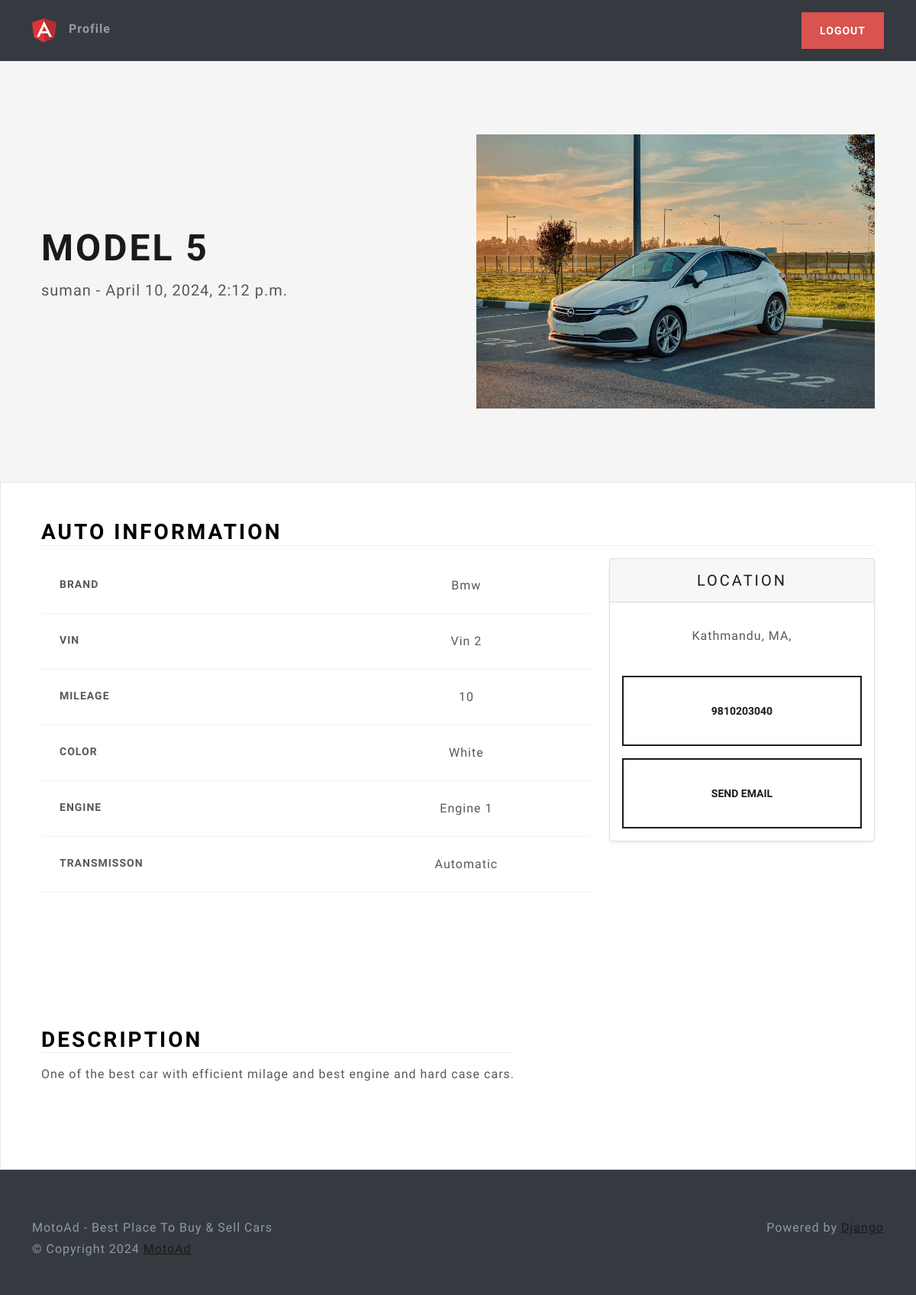
/listing/2b5acc0dc1234bc6be9238890375fa2c/ (signed in), run on the app's committed database.
### main/models.py (models this page shows, shortened)
class Listing(models.Model):
    id = models.UUIDField(
        primary_key=True, default=uuid.uuid4, unique=True, editable=False)
    created_at = models.DateTimeField(auto_now_add=True)
    updated_at = models.DateTimeField(auto_now=True)
    seller = models.ForeignKey(Profile, on_delete=models.CASCADE)
    brand = models.CharField(max_length=24, choices=CARS_BRANDS, default=None)
    model = models.CharField(max_length=64,)
    vin = models.CharField(max_length=17,)
    mileage = models.IntegerField(default=0)
    color = models.CharField(max_length=24,)
    description = models.TextField()
    engine = models.CharField(max_length=24,)
    transmisson = models.CharField(
        max_length=24, choices=TRANSMISSION_OPTIONS, default=None)
    location = models.OneToOneField(
        Location, on_delete=models.SET_NULL, null=True)
    image = models.ImageField(upload_to=user_listing_path)

### users/models.py (models this page shows, shortened)
class Profile(models.Model):
    user = models.OneToOneField(User, on_delete=models.CASCADE)
    photo = models.ImageField(upload_to=user_directory_path, null=True)
    bio = models.CharField(max_length=140, blank=True)
    phone_number = models.CharField(max_length=12, blank=True)
    location = models.OneToOneField(
        Location, on_delete=models.SET_NULL, null=True)

class Location(models.Model):
    address_1 = models.CharField(max_length=128, blank=True)
    address_2 = models.CharField(max_length=128, blank=True)
    city = models.CharField(max_length=64)
    state = USStateField(default="NY")
    zip_code = USZipCodeField(blank=True)

### main/views.py (the view)
# urls.py: path('listing/<str:id>/', listing_view, name='listing'),
@login_required
def listing_view(request, id):
    try:
        listing = Listing.objects.get(id=id)
        if listing is None:
            raise Exception
        return render(request, 'views/listing.html', {'listing': listing, })
    except Exception as e:
        messages.error(request, f'Invalid UID {id} was provided for listing.')
        return redirect('home')

### main/templates/views/listing.html (shortened to what this page needs)
{% extends 'base/base.html' %}
{% load static %}
{% block 'body' %}
<main>
    <section class="container col-xxl-8 px-4 py-5">
        <div class="row flex-lg-row-reverse align-items-center g-5 py-5">
            <div class="col-10 col-sm-8 col-lg-6">
                <img src="{{ listing.image.url }}" class="d-block mx-lg-auto img-fluid" width="1920" height="1080"
                    loading="lazy">
            </div>
            <div class="col-lg-6">
                <h1 class="display-5 fw-bold lh-1 mb-3">{{ listing.model }}</h1>
                <p class="lead">{{ listing.seller.user.username }} - {{ listing.updated_at }}</p>
            </div>
        </div>
    </section>
    <div class="bg-light">
        <div class="container px-4 py-5">
            <h2 class="mb-3 border-bottom" style="color: black">Auto Information</h2>
            <div class="row row-cols-1 row-cols-md-3 mb-3 text-center">
                <div class="col-lg-8">
                    <div class="table-responsive">
                        <table class="table text-center">
                            <tbody>
                                <tr>
                                    <th scope="row" class="text-start">Brand</th>
                                    <td> {{listing.brand|capfirst }}</td>
                                </tr>
                                <tr>
                                    <th scope="row" class="text-start">Vin</th>
                                    <td> {{listing.vin }}</td>
                                </tr>
                                <tr>
                                    <th scope="row" class="text-start">Mileage</th>
                                    <td> {{listing.mileage }}</td>
                                </tr>
                                <tr>
                                    <th scope="row" class="text-start">Color</th>
                                    <td> {{listing.color }}</td>
                                </tr>
                                <tr>
                                    <th scope="row" class="text-start">Engine</th>
                                    <td> {{listing.engine }}</td>
                                </tr>
                                <tr>
                                    <th scope="row" class="text-start">Transmisson</th>
                                    <td> {{listing.transmisson|capfirst }}</td>
                                </tr>
                            </tbody>
                        </table>
                    </div>
                </div>
                <div class="col-lg-4">
                    <div class="card mb-4 rounded-3 shadow-sm">
                        <div class="card-header py-3">
                            <h4 class="my-0 fw-normal">Location</h4>
                        </div>
                        <div class="card-body">
                            <ul class="list-unstyled mt-3 mb-4">
                                <li>{{ listing.location.city }}, {{ listing.location.state }},
                                    {{listing.location.zip_code }} </li>
                            </ul>
                            <button
                                class="w-100 btn btn-lg btn-outline-primary my-3">{{listing.seller.phone_number}}</button>
                            <button id="sendEmail" class="w-100 btn btn-lg btn-outline-primary">Send Email</button>
                        </div>
                    </div>
                </div>
            </div>
        </div>
        <div class="container px-4 py-5">
            <div class="row g-4 py-5">
                <div class="col d-flex align-items-start">
                    <div>
                        <h2 class="mb-3 border-bottom" style="color: black">Description</h2>
                        <p> {{ listing.description }}</p>
                    </div>
                </div>
            </div>
        </div>
    </div>
</main>
{% endblock %}

### main/static/css/style.css (style rules this page uses)
html, body { height: 100%; }
body { align-items: center; padding-bottom: 40px; background-color: #f5f5f5; }
.h2, h2 { color: white; }

### data on the page
Listing: image (picture), model "MODEL 5", seller.user.username "suman", updated_at "April 10, 2024, 2:12 p.m.", brand "Bmw", vin "Vin 2", mileage "10", color "White", engine "Engine 1", transmisson "Automatic", location.city "Kathmandu", location.state "MA", seller.phone_number "9810203040", description "One of the best car with efficient milage and best engine and hard case cars."
